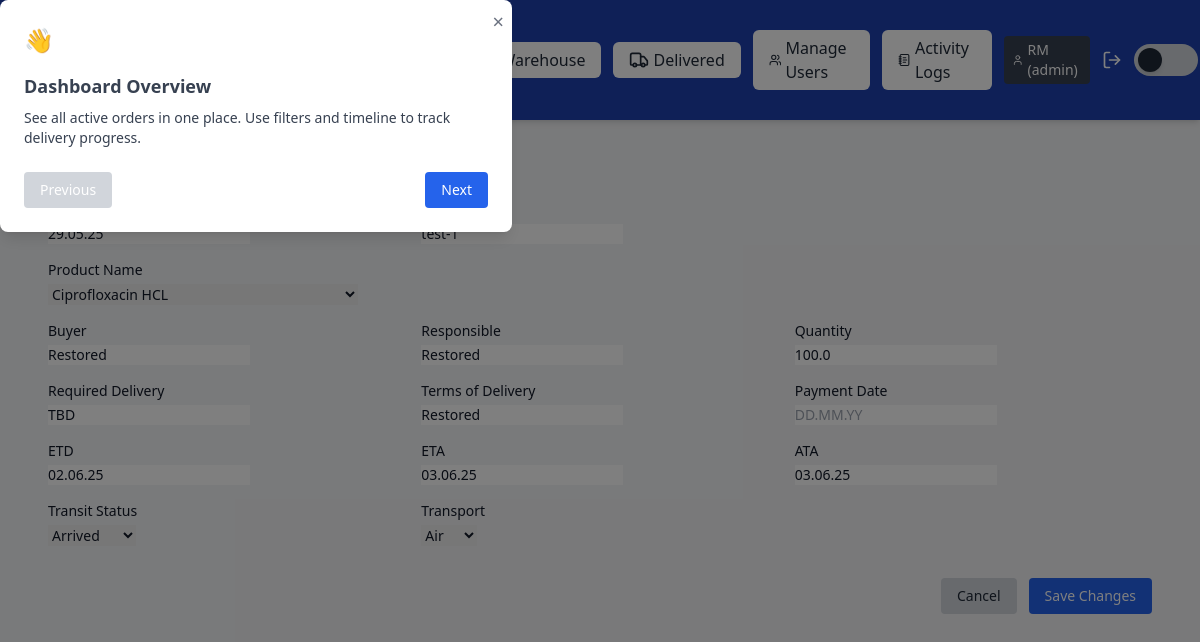
Page /edit_order/203 (signed in) on the earlier database version.
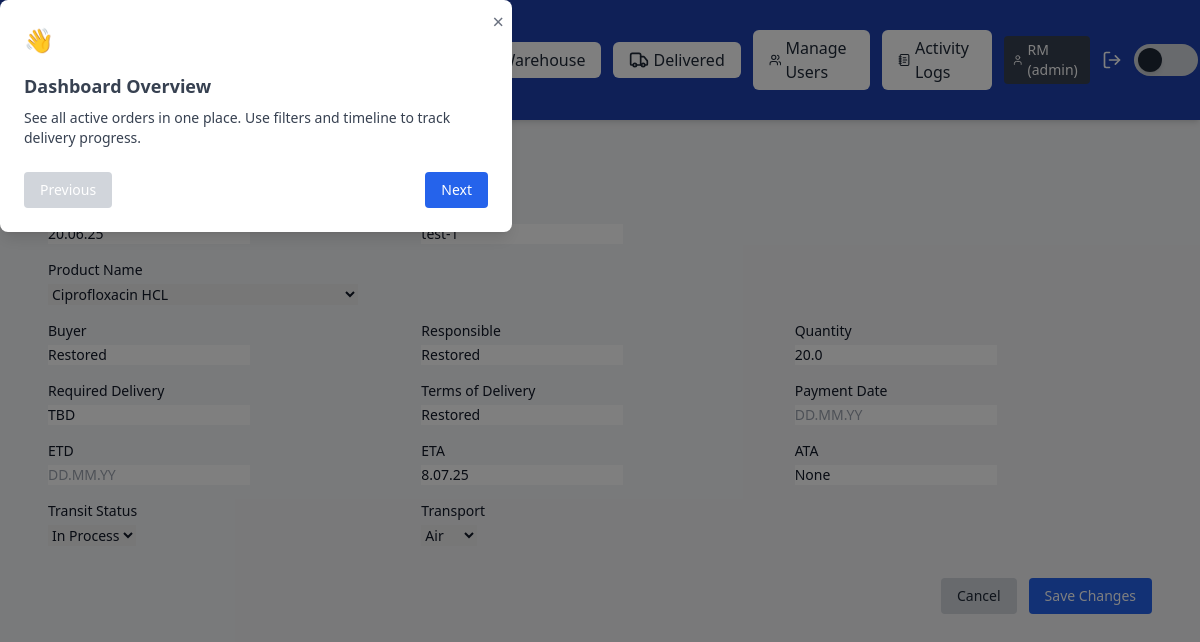
Same page on the later database version.
### app/models.py (models this page shows)
class Order(db.Model):
    id = db.Column(db.Integer, primary_key=True)
    user_id = db.Column(db.Integer, db.ForeignKey('user.id'), nullable=False)
    order_date = db.Column(db.String(10), nullable=False)
    order_number = db.Column(db.String(50), nullable=True)
    product_name = db.Column(db.String(100), nullable=False)
    buyer = db.Column(db.String(100), nullable=False)
    responsible = db.Column(db.String(100), nullable=False)
    quantity = db.Column(db.String(50), nullable=False)
    required_delivery = db.Column(db.String(10), nullable=True)
    terms_of_delivery = db.Column(db.String(100), nullable=True)
    payment_date = db.Column(db.String(10))
    etd = db.Column(db.String(10), nullable=True)
    eta = db.Column(db.String(10), nullable=True)
    ata = db.Column(db.String(10))
    transit_status = db.Column(db.String(20), nullable=False)
    transport = db.Column(db.String(20), nullable=False)
    pod_filename = db.Column(db.String(120))

### app/routes/order_routes.py (the view, shortened to what this page needs)
@order_bp.route('/edit_order/<int:order_id>', methods=["GET", "POST"])
@login_required
def edit_order(order_id):
    order = Order.query.get_or_404(order_id)
    if not can_edit(current_user.role) and order.user_id != current_user.id:
        if request.method == "POST":
            return jsonify({'success': False, 'message': 'You do not have permission to edit this order.'}), 403
        else:
            flash("You do not have permission to edit this order.", "danger")
            return redirect(url_for('dashboard.dashboard'))
    if request.method == "GET":
        return render_template("edit_order.html", order=order)

### app/roles.py (called while the page is built)
def can_edit(role):
    return ROLE_PERMISSIONS.get(role, {}).get('can_edit', False)

### app/routes/__init__.py (called while the page is built)
def inject_globals():
    return dict(current_user=current_user, current_path=request.path)

### app/templates/edit_order.html (shortened to what this page needs)
<!DOCTYPE html>
<html lang="en">
<head>
  <script src="https://cdn.tailwindcss.com"></script>
  <link href="https://cdn.jsdelivr.net/npm/tom-select@2.2.2/dist/css/tom-select.css" rel="stylesheet" />
</head>
<body class="m-0 p-0 bg-gray-100 text-gray-900 dark:bg-gray-900 dark:text-gray-100 min-h-screen transition-colors">
  {% include '_navbar.html' %}
  <main class="p-6 max-w-6xl mx-auto">
    <h1 class="text-2xl font-semibold flex items-center gap-2 mb-6">✏️ Edit Order</h1>
    <form method="POST" class="grid grid-cols-1 sm:grid-cols-2 lg:grid-cols-3 gap-4 text-sm">
      <div>
        <label for="order_date" class="block font-medium mb-1">Order Date</label>
        <input type="text" id="order_date" name="order_date" value="{{ order.order_date }}" placeholder="DD.MM.YY"
          class="form-input dark:bg-gray-800 dark:border-gray-600 dark:text-gray-100" required>
      </div>
      <div>
        <label for="order_number" class="block font-medium mb-1">Order #</label>
        <input type="text" id="order_number" name="order_number" value="{{ order.order_number }}"
          class="form-input dark:bg-gray-800 dark:border-gray-600 dark:text-gray-100" required>
      </div>
      <div class="sm:col-span-2 lg:col-span-3">
        <label for="edit-product_name" class="block font-medium mb-1">Product Name</label>
        <select id="edit-product_name" name="product_name"
          class="form-input dark:bg-gray-800 dark:border-gray-600 dark:text-gray-100"
          data-current="{{ order.product_name | e }}"></select>
      </div>
      {% for field in [
        ('buyer', 'Buyer'), ('responsible', 'Responsible'), ('quantity', 'Quantity'),
        ('required_delivery', 'Required Delivery'), ('terms_of_delivery', 'Terms of Delivery'),
        ('payment_date', 'Payment Date'), ('etd', 'ETD'), ('eta', 'ETA'), ('ata', 'ATA')
      ] %}
      <div>
        <label for="{{ field[0] }}" class="block font-medium mb-1">{{ field[1] }}</label>
        <input type="{{ 'number' if field[0] == 'quantity' else 'text' }}"
               id="{{ field[0] }}" name="{{ field[0] }}"
               value="{{ getattr(order, field[0]) }}" step="0.01"
               placeholder="{{ 'DD.MM.YY' if field[0] not in ['buyer', 'responsible', 'terms_of_delivery'] and field[0] != 'quantity' else '' }}"
               class="form-input dark:bg-gray-800 dark:border-gray-600 dark:text-gray-100">
      </div>
      {% endfor %}
      <div>
        <label for="transit_status" class="block font-medium mb-1">Transit Status</label>
        <select id="transit_status" name="transit_status"
          class="form-input dark:bg-gray-800 dark:border-gray-600 dark:text-gray-100">
          <option value="in process" {% if order.transit_status == 'in process' %}selected{% endif %}>In Process</option>
          <option value="arrived" {% if order.transit_status == 'arrived' %}selected{% endif %}>Arrived</option>
        </select>
      </div>
      <div>
        <label for="transport" class="block font-medium mb-1">Transport</label>
        <select id="transport" name="transport"
          class="form-input dark:bg-gray-800 dark:border-gray-600 dark:text-gray-100">
          <option value="air" {% if order.transport == 'air' %}selected{% endif %}>Air</option>
        </select>
      </div>
      <div class="sm:col-span-2 lg:col-span-3 flex justify-end gap-3 pt-4">
        <a href="{{ url_for('dashboard.dashboard') }}"
          class="px-4 py-2 bg-gray-300 text-gray-800 rounded hover:bg-gray-400 dark:bg-gray-600 dark:text-gray-100 dark:hover:bg-gray-500">
          Cancel
        </a>
        <button type="submit"
          class="px-4 py-2 bg-blue-600 text-white rounded hover:bg-blue-700 dark:bg-blue-500 dark:hover:bg-blue-600">
          Save Changes
        </button>
      </div>
    </form>
  </main>
</body>
</html>

Differences in the rows shown:
changed Order "test-1": order_date "29.05.25" → "20.06.25"; quantity "100.0" → "20.0"; eta "03.06.25" → "8.07.25"; ata "03.06.25" → "None"; transit_status "Arrived" → "In Process"
Other differences:
new list line: "DD.MM.YY"
list line gone: "02.06.25"
